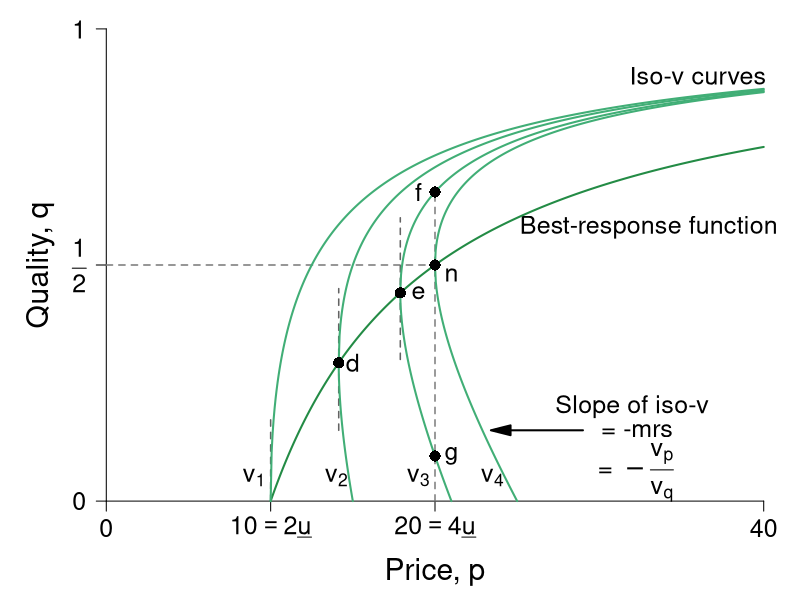

Recreate this plot in R.
#' Graph Designer: Scott Cohn
#' Authors: Bowles and Halliday
#' Title: Coordination, Conflict and Competition: A Text in Microeconomics

require(ggplot2)
require(shape)
pdf(file = "information_power/iso_vmap_a.pdf", width = 9, height = 7)

#Set parameters for graphics
pointsize <- 1.8
axislabelsize <- 1.8
labelsize <- 1.5
namesize <- 1.8
annotatesize <- 1.5
graphlinewidth <- 2
segmentlinewidth <- 1.5

COL <- c("#7fc97f", "#beaed4", "#fdc086", "#ffff99", "#386cb0", "#f0027f", "#bf5b17", "#666666")
COLA <- c("#e0f3db", "#99d8c9","#66c2a4","#41ae76", "#238b45", "#005824")
COLB <- c("#c6dbef", "#4eb3d3", "#2b8cbe", "#0868ac","#084081")
COLC <- c("#fcfbfd", "#efedf5", "#dadaeb", "#bcbddc", "#9e9ac8", "#807dba", "#6a51a3", "#54278f", "#3f007d")
grays <- gray.colors(25, start = 1, end = 0)

#The equation is below when v = 0. See Wolfram Alpha output. 
isov <- function(p, delta = 5) {
  (p - delta)/p
}

isovhigh1 <- function(p, delta = 5, v = 5){
  (sqrt(p^2 - 4 * delta * v) - p + 2*v)/( 2 * v )
}

isovlow1 <- function(p, delta = 5, v = 5){
  (-sqrt(p^2 - 4 * delta * v) - p + 2*v)/( 2 * v )
}

isovhigh2 <- function(p, delta = 5, v = 10){
  (sqrt(p^2 - 4 * delta * v) - p + 2*v)/( 2 * v )
}

isovlow2 <- function(p, delta = 5, v = 10){
  (-sqrt(p^2 - 4 * delta * v) - p + 2*v)/( 2 * v )
}

isovhigh3 <- function(p, delta = 5, v = 15){
  (sqrt(p^2 - 4 * delta * v) - p + 2*v)/( 2 * v )
}

isovlow3 <- function(p, delta = 5, v = 15){
  (-sqrt(p^2 - 4 * delta * v) - p + 2*v)/( 2 * v )
}

isovhigh4 <- function(p, delta = 5, v = 15){
  (sqrt(p^2 - 4 * delta * v) - p + 2*v)/( 2 * v )
}

isovlow4 <- function(p, delta = 5, v = 15){
  (-sqrt(p^2 - 4 * delta * v) - p + 2*v)/( 2 * v )
}

brfFn <- function(p, delta = 5) {
  1 - (2*delta) /p
}

#This is evaluated for p = 12; q = 12/(8*sqrt(12^2 - 4*delta1*v1)) - 1/8 for the slope
#At p = 12; q = (-sqrt(12^2 - 4*v1*delta1) - 12 + 2*v1)/(2*v1) = 0.799
tangencyLine <- function(p){
  (p*(0.05))
}



#COL <- c("#bae4b3", "#74c476", "#238b45")
#COL <- c("#f7fcf0", "#e0f3db", "#ccebc5", "#a8ddb5", "#7bccc4", "#4eb3d3", "#2b8cbe", "#08589e")
COL <- c("#f7fcf5", "#e5f5e0", "#c7e9c0", "#a1d99b", "#74c476", "#41ab5d", "#238b45", "#005a32")
par(mar =  c(4, 4, .5, .5))

xlims <- c(0, 40)
ylims <- c(0, 1)

plot(0, 0, xlim = xlims, ylim = ylims, type = "n",
     xlab = "",
     ylab = "",
     xaxt = "n", yaxt = "n", cex.lab = axislabelsize, bty = "n")

mtext(expression(paste("Price, ", p)), side=1, line = 2.5, cex = axislabelsize)
text(-4, ylims[2] - 0.5*(ylims[2] - ylims[1]), expression(paste("Quality, ", q)), xpd = TRUE, cex = axislabelsize, srt = 90) 


npts <- 500 
npts2 <- 501
#Specify the sequences of points for graphing. 
xx0 <- seq(5, xlims[2], length.out = npts)
xx1 <- seq(10, xlims[2], length.out = npts)
xx2 <- seq(xlims[1], 15, length.out = npts)
xx3 <- seq(10, xlims[2], length.out = npts2)
xx4 <- seq(xlims[1], 10, length.out = npts2)
#For below, I solved sqrt(p^2 - 200) - p + 200/p = 0, getting p = 10*sqrt(2) = 14.14214
xx5 <- seq(14.14214, xlims[2], length.out = npts2)
xx6 <- seq(14.14214, 15, length.out = npts2)

xx7 <- seq(17.889, xlims[2], length.out = npts2)
xx8 <- seq(17.889, 21, length.out = npts2)

xx9 <- seq(20, xlims[2], length.out = npts2)
xx10 <- seq(xlims[1], 25, length.out = npts2)

#Customize ticks and labels for the plot
ticksy <- c(0, 0.5, 1)
ylabels <- c(0, expression(paste(frac(1,2))), 1)
ticksx <- c(0, 10, 20, 40)
xlabels <- c(0, expression(paste(10 == 2*underline("u"))), expression(paste(20 == 4*underline("u"))) , 40)
axis(1, at = ticksx, pos = 0, labels = xlabels, cex.axis = labelsize)
axis(2, at = ticksy, pos = 0, labels = ylabels, las = 1, cex.axis = labelsize)

#Annotation of the three graphs and the NE

# text(3.4, 0.05, expression(paste(v[0] == z)), cex = annotatesize)
text(9.0, 0.05, expression(paste(v[1])), cex = annotatesize)
text(14, 0.05, expression(paste(v[2])), cex = annotatesize)
text(19, 0.05, expression(paste(v[3])), cex = annotatesize)
text(23.5, 0.05, expression(paste(v[4])), cex = annotatesize)
text(21, 0.48, expression(paste("n")), cex = annotatesize)
text(33, 0.58, expression(paste("Best-response function")), cex = annotatesize)
text(36, 0.9, expression(paste("Iso-v curves")), cex = annotatesize)

#Lines for the coordinates of the Nash equilbrium
segments(10, 0, 10, 0.175, lty = 2, col = grays[22], lwd = segmentlinewidth)
segments(20, 0, 20, 0.6545, lty = 2, col = grays[20], lwd = segmentlinewidth)
segments(0, 0.5, 20, 0.5, lty = 2, col = grays[20], lwd = segmentlinewidth)
segments(14.14214, 0.15, 14.14214, 0.45, lty = 2, col = grays[22], lwd = segmentlinewidth)
segments(17.889, 0.3, 17.889, 0.6, lty = 2, col = grays[22], lwd = segmentlinewidth)

#Draw the lines for the graphs
#lines(xx0, isov(xx0, delta = 5), col = COLA[4], lwd = graphlinewidth)
lines(xx1, brfFn(xx1), col = COLA[5], lwd = graphlinewidth)
#lines(xx2, tangencyLine(xx2), col = "darkgrey", lwd = segmentlinewidth, lty = 2)
lines(xx3, isovhigh1(xx3, v = 5, delta = 5), col = COLA[4], lwd = graphlinewidth)
lines(xx4, isovlow1(xx4, v = 5, delta = 5), col = COLA[4], lwd = graphlinewidth)
lines(xx5, isovhigh2(xx5, v = 10, delta = 5), col = COLA[4], lwd = graphlinewidth)
lines(xx6, isovlow2(xx6, v = 10, delta = 5), col = COLA[4], lwd = graphlinewidth)
lines(xx7, isovhigh3(xx7, v = 16, delta = 5), col = COLA[4], lwd = graphlinewidth)
lines(xx8, isovlow3(xx8, v = 16, delta = 5), col = COLA[4], lwd = graphlinewidth)
lines(xx9, isovhigh4(xx9, v = 20, delta = 5), col = COLA[4], lwd = graphlinewidth)
lines(xx10, isovlow4(xx10, v = 20, delta = 5), col = COLA[4], lwd = graphlinewidth)

#Arrows and slope of iso-v label
Arrows(29, 0.15, 24, 0.15,  col = "black", lty = 1, lwd = 2, arr.type = "triangle")
text(32, 0.2, expression(paste("Slope of iso-v")), cex = annotatesize)
text(32.3, 0.15, expression(paste(" = -mrs ")), cex = annotatesize)
text(32, 0.06, expression(paste(" = " -frac(v[p], v[q]))), cex = annotatesize)

#Add a point for the NE
points(20, 0.5, pch = 16, col = "black", cex = 1.5)


#Add a point for b
# points(10, 0.5, pch = 16, col = "black", cex = 1.5)
# text(9.5, 0.53, expression(paste("b")), cex = annotatesize)

#Add a point for d
#Figure out q for p = 14.14214: q = 1 - 2delta/p = 1 - (2*5)/14.14214 =  0.2928934
points(14.14214, 0.2928934, pch = 16, col = "black", cex = 1.5)
text(15, 0.2928934, expression(paste("d")), cex = annotatesize)

points(17.889, 0.441, pch = 16, col = "black", cex = 1.5)
text(19, 0.441, expression(paste("e")), cex = annotatesize)

# points same wage w incr/decr in effort
points(20, 0.0955, pch = 16, col = "black", cex = 1.5)
text(21, 0.0955, expression(paste("g")), cex = annotatesize)
points(20, 0.6545, pch = 16, col = "black", cex = 1.5)
text(19, 0.6545, expression(paste("f")), cex = annotatesize)

dev.off()
